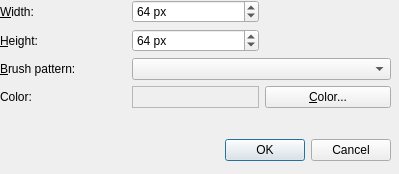
<?xml version="1.0" encoding="UTF-8"?>
<ui version="4.0">
 <class>NewImageDlg</class>
 <widget class="QDialog" name="NewImageDlg">
  <property name="geometry">
   <rect>
    <x>0</x>
    <y>0</y>
    <width>399</width>
    <height>174</height>
   </rect>
  </property>
  <property name="windowTitle">
   <string>Image Chooser - New Image</string>
  </property>
  <widget class="QWidget" name="gridLayoutWidget">
   <property name="geometry">
    <rect>
     <x>0</x>
     <y>0</y>
     <width>391</width>
     <height>161</height>
    </rect>
   </property>
   <layout class="QGridLayout" name="gridLayout" rowstretch="0,0,0,0,0,0,0,0,0" columnstretch="0,0,0,0">
    <item row="1" column="0">
     <widget class="QLabel" name="label_2">
      <property name="text">
       <string>&amp;Height:</string>
      </property>
      <property name="buddy">
       <cstring>heightSpinBox</cstring>
      </property>
     </widget>
    </item>
    <item row="0" column="0">
     <widget class="QLabel" name="label">
      <property name="text">
       <string>&amp;Width:</string>
      </property>
      <property name="buddy">
       <cstring>widthSpinBox</cstring>
      </property>
     </widget>
    </item>
    <item row="5" column="0">
     <widget class="QLabel" name="label_3">
      <property name="text">
       <string>Color:</string>
      </property>
     </widget>
    </item>
    <item row="3" column="0">
     <widget class="QLabel" name="label_4">
      <property name="text">
       <string>&amp;Brush pattern:</string>
      </property>
      <property name="buddy">
       <cstring>brushComboBox</cstring>
      </property>
     </widget>
    </item>
    <item row="5" column="1">
     <widget class="QLabel" name="colorLabel">
      <property name="frameShape">
       <enum>QFrame::StyledPanel</enum>
      </property>
      <property name="frameShadow">
       <enum>QFrame::Raised</enum>
      </property>
      <property name="text">
       <string/>
      </property>
     </widget>
    </item>
    <item row="5" column="2">
     <widget class="QPushButton" name="colorButton">
      <property name="text">
       <string>&amp;Color...</string>
      </property>
     </widget>
    </item>
    <item row="6" column="0" colspan="3">
     <spacer name="verticalSpacer">
      <property name="orientation">
       <enum>Qt::Vertical</enum>
      </property>
      <property name="sizeHint" stdset="0">
       <size>
        <width>20</width>
        <height>40</height>
       </size>
      </property>
     </spacer>
    </item>
    <item row="3" column="1" colspan="2">
     <widget class="QComboBox" name="brushComboBox"/>
    </item>
    <item row="7" column="1" colspan="2">
     <widget class="QDialogButtonBox" name="buttonBox">
      <property name="orientation">
       <enum>Qt::Horizontal</enum>
      </property>
      <property name="standardButtons">
       <set>QDialogButtonBox::Cancel|QDialogButtonBox::Ok</set>
      </property>
     </widget>
    </item>
    <item row="0" column="1">
     <widget class="QSpinBox" name="widthSpinBox">
      <property name="suffix">
       <string> px</string>
      </property>
      <property name="value">
       <number>64</number>
      </property>
     </widget>
    </item>
    <item row="1" column="1">
     <widget class="QSpinBox" name="heightSpinBox">
      <property name="suffix">
       <string> px</string>
      </property>
      <property name="value">
       <number>64</number>
      </property>
     </widget>
    </item>
   </layout>
  </widget>
 </widget>
 <resources/>
 <connections>
  <connection>
   <sender>buttonBox</sender>
   <signal>accepted()</signal>
   <receiver>NewImageDlg</receiver>
   <slot>accept()</slot>
   <hints>
    <hint type="sourcelabel">
     <x>248</x>
     <y>254</y>
    </hint>
    <hint type="destinationlabel">
     <x>157</x>
     <y>274</y>
    </hint>
   </hints>
  </connection>
  <connection>
   <sender>buttonBox</sender>
   <signal>rejected()</signal>
   <receiver>NewImageDlg</receiver>
   <slot>reject()</slot>
   <hints>
    <hint type="sourcelabel">
     <x>316</x>
     <y>260</y>
    </hint>
    <hint type="destinationlabel">
     <x>286</x>
     <y>274</y>
    </hint>
   </hints>
  </connection>
 </connections>
</ui>
